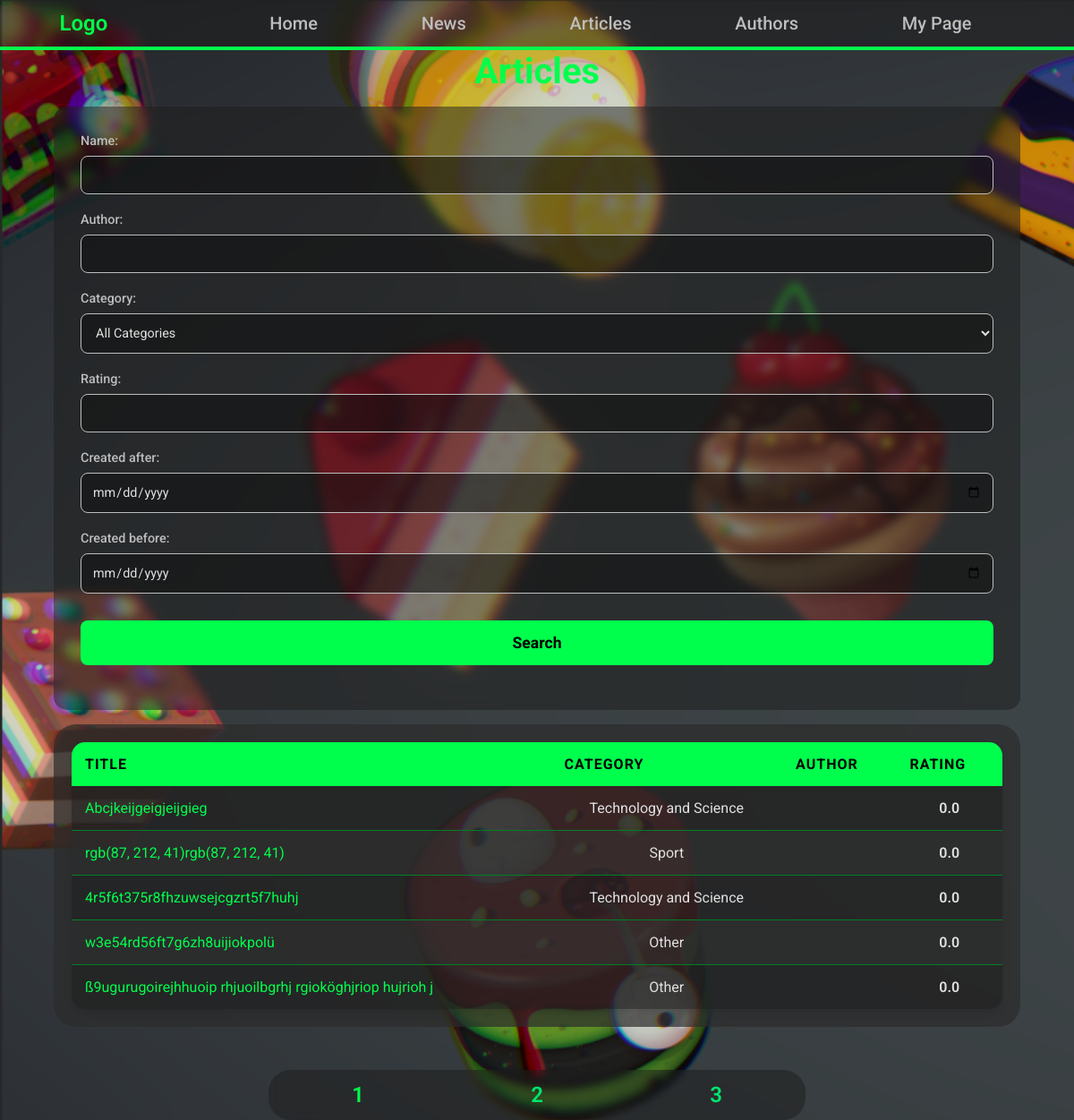
Screenshot of /main/articles/ with the database file from the repository.
### newsportal/models.py (models this page shows, shortened)
class Post(models.Model):
    title = models.CharField(max_length=255)
    content = models.TextField(max_length=15000)
    creation_date = models.DateTimeField(auto_now=True)
    author = models.ForeignKey("Author", on_delete=models.CASCADE, blank=True, null=True)

class RatingSystem(models.Model):
    rating = models.FloatField(default=0)
    likes = models.IntegerField(default=0)
    dislikes = models.IntegerField(default=0)
    class Meta:
        abstract = True

class Article(Post, RatingSystem):
    category = models.ForeignKey(Category, on_delete=models.CASCADE, null=True, blank=True)

class Post(models.Model):
    title = models.CharField(max_length=255)
    content = models.TextField(max_length=15000)
    creation_date = models.DateTimeField(auto_now=True)
    author = models.ForeignKey("Author", on_delete=models.CASCADE, blank=True, null=True)

class Category(models.Model):
    name = models.CharField(max_length=128)
    def __str__(self) -> str:
        return f"Category: {self.name}"

### newsportal/views.py (the view)
# urls.py: path('articles/', Article_List.as_view(), name="Article_List"),
class Article_List(ListView):
    model = Article
    context_object_name = 'articles'
    template_name = "newsportal/Article/Article_List.html"
    ordering = ["-creation_date"]
    paginate_by = 5
    def get_queryset(self):
        queryset = super().get_queryset()
        self.filter = ArticleFilter(self.request.GET, queryset)
        return self.filter.qs
    def get_context_data(self, **kwargs):
        context = super().get_context_data(**kwargs)
        context['filterset'] = self.filter
        return context

### templates/newsportal/Article/Article_List.html (shortened to what this page needs)
{% extends "default.html" %}
{% block Main%}
<h1 class="Text-Align-Center">Articles</h1>
<form action="" method="get" class="filter-form">
    <div class="filter-row">
        <div class="filter-field">
            {{ filterset.form.title.label_tag }}
            {{ filterset.form.title }}
        </div>
        <div class="filter-field">
            {{ filterset.form.author.label_tag }}
            {{ filterset.form.author }}
        </div>
        <div class="filter-field">
            {{ filterset.form.category.label_tag }}
            {{ filterset.form.category }}
        </div>
        <div class="filter-field">
            {{ filterset.form.rating.label_tag }}
            {{ filterset.form.rating }}
        </div>
        <div class="filter-field">
            {{ filterset.form.creation_date__gte.label_tag }}
            {{ filterset.form.creation_date__gte }}
        </div>
        <div class="filter-field">
            {{ filterset.form.creation_date__lte.label_tag }}
            {{ filterset.form.creation_date__lte }}
        </div>
        <div class="filter-field">
            <input type="submit" value="Search" class="btn btn-primary" />
        </div>
    </div>
</form>
<div class="newsportal-Wrap">
    <Table>
        <thead>
            <tr>
                <th class="width-50-percent">Title</th>
                <th>Category</th>
                <th>Author</th>
                <th>Rating</th>
            </tr>
        </thead>
        <tbody>
            {% for a in articles %}
            <tr>
                <td><a href="http://127.0.0.1:8000/main/articles/{{a.id}}">{{ a.title }}</a></td>
                <td class="Text-Align-Center">{{ a.category.name }}</td>
                <td><a href="http://127.0.0.1:8000/main/authors/{{a.author.id}}">{{ a.author.user.username }}</a></td>
                <td class="Text-Align-Center Text-Weight-600">{{ a.rating }}</td>
            </tr>
            {% endfor %}
        </tbody>
    </Table>
</div>
<div class="newsportal-NextPagesLinks-Wrap">
   <p>{{ page_obj.number }}</p>
   {% if page_obj.has_next %}
       <a href="?page={{ page_obj.next_page_number }}">{{ page_obj.next_page_number }}</a>
       {% if paginator.num_pages != page_obj.next_page_number %}
           <a href="?page={{ page_obj.paginator.num_pages }}">{{ page_obj.paginator.num_pages }}</a>
       {% endif %}
   {% endif %}
</div>
{% endblock Main%}

### templates/default.html (shortened to what this page needs)
<!DOCTYPE html>
{% load static %}
<html lang="en">
<head>
    <link href="{% static 'style.css' %}" rel="stylesheet">
</head>
<body>
    <header>
        <a class="Logo" href="http://127.0.0.1:8000/main/home/">Logo</a>
        <nav>
                <a href="http://127.0.0.1:8000/main/home/">Home</a>
                <a href="/main/news/">News</a>
                <a href="/main/articles/">Articles</a>
                <a href="/main/authors/">Authors</a>
                <a href="/main/mypage/">My Page</a>
        </nav>
    </header>
    <main>
        {% block Main%}
        {% endblock %}
    </main>
</body>
</html>

### static/style.css (style rules this page uses)
:root { --primary-color: #00ff4c; --primary-color-dark: #00e66f; --background-color: #1212128c; --surface-color: rgba(28, 28, 28, 0.5); --surface-color-less-transparent: rgba(44, 44, 44, 0.7); --text-primary: #E0E0E0; --text-secondary: #BDBDBD; --error-color: #E74C3C; }
* { font-size: 2vh; font-weight: 400; font-family: 'Roboto', sans-serif; color: var(--text-primary); box-sizing: border-box; }
html { height: 100%; }
body { background: url(BG.png) repeat; background-size: calc(3440px * 1.1) calc(1440px * 1.1); padding: 0; margin: 0; animation: BGAnim 150s ease-in-out infinite; }
main { min-height: 100vh; }
h1, h2, h3 { margin: 0; padding: 0; }
h1 { color: var(--primary-color); font-weight: 700; font-size: 5vh; }
a { text-decoration: none; color: var(--primary-color); transition: color 0.2s ease-in-out; }
.Text-Align-Center { text-align: center; }
.Text-Weight-600 { font-weight: 600; }
header { width: 100%; height: 7vh; background-color: var(--surface-color); backdrop-filter: blur(7px); border-bottom: 0.5vh solid var(--primary-color); display: flex; justify-content: space-around; align-items: center; position: sticky; top: 0; z-index: 1000; }
.Logo { font-size: 3vh; font-weight: 600; transition: all 0.25s; padding: 5px 10px; border-radius: 12px; transition: all 0.25s ease-in-out; }
nav { width: 75%; height: 100%; display: flex; justify-content: space-around; align-items: center; }
nav a { font-size: 2.5vh; font-weight: 500; color: var(--text-secondary); padding: 8px 15px; border-radius: 10px; transition: all 0.25s ease-in-out; }
.newsportal-Wrap { background-color: var(--surface-color-less-transparent); width: 90%; padding: 20px; border-radius: 25px; margin: auto; }
.newsportal-Wrap table { width: 100%; border-collapse: collapse; border-radius: 15px; overflow: hidden; box-shadow: 0 4px 8px rgba(0, 0, 0, 0.1); }
.newsportal-Wrap table tr th { padding: 15px; background-color: var(--primary-color); color: black; font-weight: 700; text-align: left; text-transform: uppercase; letter-spacing: 1px; }
.newsportal-Wrap table tbody tr { transition: background-color 0.25s, transform 0.25s; border-bottom: 1px solid color-mix(in srgb, var(--primary-color) 50%, black); }
.newsportal-Wrap table tbody tr:last-child { border-bottom: none; }
.newsportal-Wrap table tbody tr:nth-of-type(even) { background-color: var(--surface-color-less-transparent); }
.newsportal-Wrap table tbody tr:nth-of-type(odd) { background-color: var(--surface-color); }
.newsportal-Wrap table tbody td { padding: 15px; vertical-align: middle; }
.filter-form, .edit-post-wrap, .delete-post-wrap { width: 90%; margin: 2vh auto; padding: 30px; background-color: var(--surface-color); border-radius: 15px; backdrop-filter: blur(5px); }
.filter-field, .edit-post-form-field { margin-bottom: 20px; }
.filter-field label, .edit-post-form-field label { display: block; margin-bottom: 8px; color: var(--text-secondary); font-size: 1.8vh; font-weight: 500; }
.filter-field input, .filter-field select, .edit-post-form-field input, .edit-post-form-field textarea { width: 100%; padding: 12px; border-radius: 8px; border: 1px solid var(--text-secondary); background-color: var(--background-color); color: var(--text-primary); font-size: 1.8vh; box-sizing: border-box; }
input[type="submit"], .MyPage-Logout-Wrap button { width: 100%; padding: 15px; border: none; border-radius: 8px; background-color: var(--primary-color); color: #000; font-size: 2.2vh; font-weight: 700; cursor: pointer; transition: all 0.25s ease-in-out; margin-top: 10px; }
.newsportal-NextPagesLinks-Wrap { width: 90%; max-width: 600px; height: 7vh; display: flex; justify-content: space-around; align-items: center; background-color: var(--surface-color); border-radius: 25px; backdrop-filter: blur(4px); margin: auto; margin-top: 6vh; }
.newsportal-NextPagesLinks-Wrap a, .newsportal-NextPagesLinks-Wrap p { color: var(--primary-color); font-size: 3vh; font-weight: 600; transition: all 0.25s; }
.newsportal-NextPagesLinks-Wrap a { color: var(--primary-color-dark); }

### rows the page displays
Article: title "Abcjkeijgeigjeijgieg", category.name "Technology and Science", rating "0.0"
Article: title "rgb(87, 212, 41)rgb(87, 212, 41)", category.name "Sport", rating "0.0"
Article: title "4r5f6t375r8fhzuwsejcgzrt5f7huhj", category.name "Technology and Science", rating "0.0"
Article: title "w3e54rd56ft7g6zh8uijiokpolü", category.name "Other", rating "0.0"
Article: title "ß9ugurugoirejhhuoip rhjuoilbgrhj rgioköghjriop hujrioh j", category.name "Other", rating "0.0"

### other values shown
{{ filterset.form.title.label_tag }} "Name:"
{{ filterset.form.author.label_tag }} "Author:"
{{ filterset.form.category.label_tag }} "Category:"
{{ filterset.form.rating.label_tag }} "Rating:"
{{ filterset.form.creation_date__gte.label_tag }} "Created after:"
{{ filterset.form.creation_date__lte.label_tag }} "Created before:"
{{ page_obj.number }} "1"
{{ page_obj.next_page_number }} "2"
{{ page_obj.paginator.num_pages }} "3"
